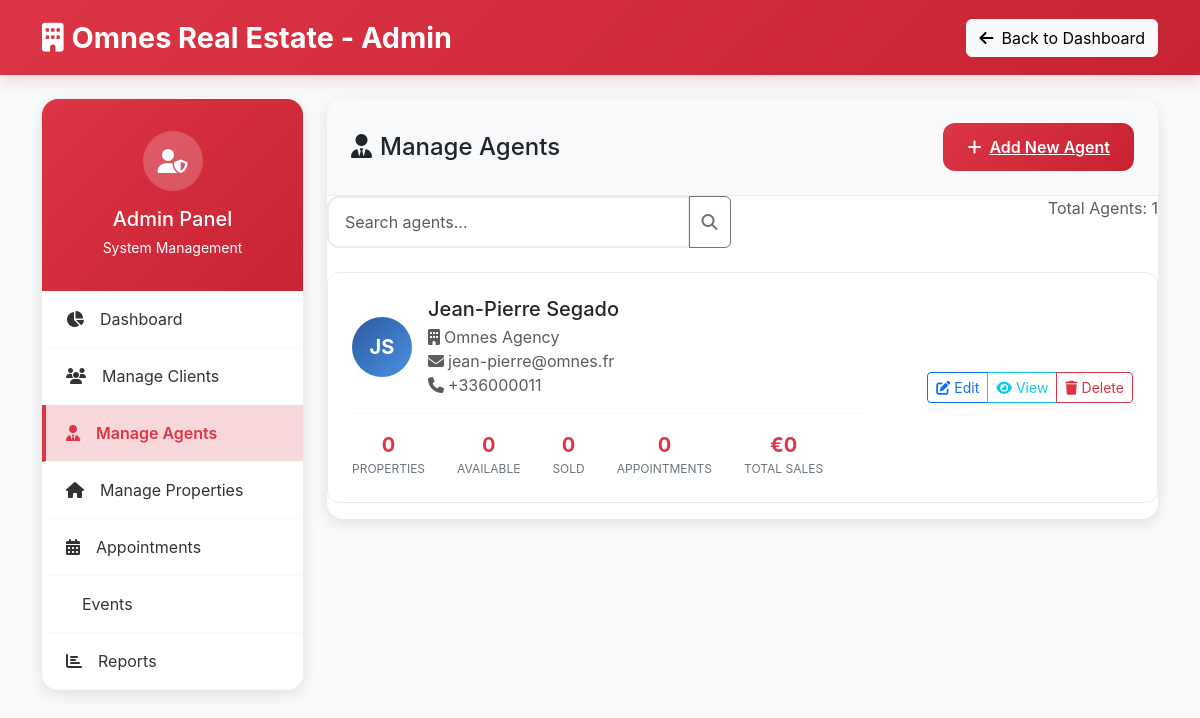
Before: /src/admin/manage_agents.php (signed in) with the older database file.
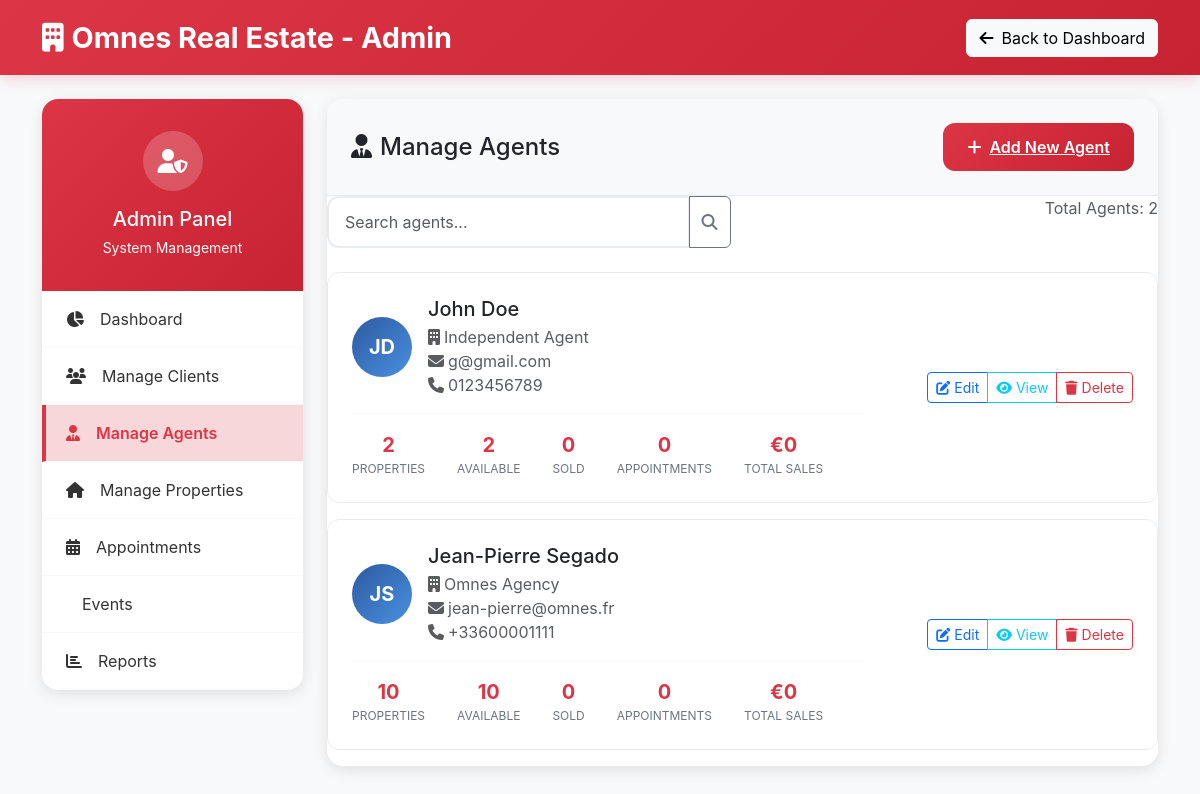
After: the same page with the newer database file.
### tables this page shows
CREATE TABLE agents (
    user_id INT PRIMARY KEY,
    cv_file_path VARCHAR(255) DEFAULT '',
    profile_picture_path VARCHAR(255) DEFAULT NULL,
    agency_name VARCHAR(255) NOT NULL DEFAULT 'Independent Agent',
    agency_email VARCHAR(100) DEFAULT '',
    license_number VARCHAR(50) DEFAULT '',
    languages_spoken JSON DEFAULT NULL,
    years_experience INT DEFAULT 0,
    commission_rate DECIMAL(5,2) DEFAULT 0.00,
    bio TEXT DEFAULT NULL,
    average_rating DECIMAL(3,2) DEFAULT 0.00,
    total_sales DECIMAL(15,2) DEFAULT 0.00,
    total_transactions INT DEFAULT 0,
    UNIQUE KEY agency_email (agency_email),
    FOREIGN KEY (user_id) REFERENCES users(id) ON DELETE CASCADE
);

CREATE TABLE users (
    id INT AUTO_INCREMENT PRIMARY KEY,
    first_name VARCHAR(50) NOT NULL,
    last_name VARCHAR(50) NOT NULL,
    email VARCHAR(100) NOT NULL UNIQUE,
    password_hash VARCHAR(255) NOT NULL,
    role ENUM('admin', 'client', 'agent') NOT NULL DEFAULT 'client',
    phone VARCHAR(15) NOT NULL,
    created_at TIMESTAMP DEFAULT CURRENT_TIMESTAMP,
    updated_at TIMESTAMP DEFAULT CURRENT_TIMESTAMP ON UPDATE CURRENT_TIMESTAMP
);

### src/admin/manage_agents.php (the view, shortened to what the changed rows need)
<?php
$database = Database::getInstance();
$db = $database->getConnection();
$agents = [];
try {
    $query = "
        SELECT
            u.*,
            a.*,
            COUNT(DISTINCT p.id) as total_properties,
            COUNT(DISTINCT CASE WHEN p.status = 'available' THEN p.id END) as available_properties,
            COUNT(DISTINCT CASE WHEN p.status = 'sold' THEN p.id END) as sold_properties,
            COUNT(DISTINCT ap.id) as total_appointments,
            COUNT(DISTINCT CASE WHEN ap.status = 'scheduled' AND ap.appointment_date >= NOW() THEN ap.id END) as upcoming_appointments,
            COALESCE(SUM(CASE WHEN p.status = 'sold' THEN p.price END), 0) as total_sales
        FROM users u
        INNER JOIN agents a ON u.id = a.user_id
        LEFT JOIN properties p ON u.id = p.agent_id
        LEFT JOIN appointments ap ON u.id = ap.agent_id
        WHERE u.role = 'agent'
        GROUP BY u.id
        ORDER BY u.created_at DESC
    ";
    $stmt = $db->prepare($query);
    $stmt->execute();
    $agents = $stmt->fetchAll(PDO::FETCH_ASSOC);
} catch (Exception $e) {
    error_log("Fetch agents error: " . $e->getMessage());
    $error = 'Error loading agents.';
}
?>
<!DOCTYPE html>
<html lang="en">
<head>
    <link href="https://cdnjs.cloudflare.com/ajax/libs/bootstrap/5.3.0/css/bootstrap.min.css" rel="stylesheet">
    <link href="https://cdnjs.cloudflare.com/ajax/libs/font-awesome/6.4.0/css/all.min.css" rel="stylesheet">
</head>
<body>
    <div class="container mt-4">
        <div class="row">
            <div class="col-lg-9">
                <div class="content-card">
                    <div class="content-card-header">
                        <div class="d-flex justify-content-between align-items-center">
                            <h1 class="h4 mb-0">
                                <i class="fas fa-user-tie me-2"></i>Manage Agents
                            </h1>
                        </div>
                    </div>
                    <div class="card-body">
                        <div class="row mb-4">
                            <div class="col-md-6 text-end">
                                <span class="text-muted">Total Agents: <?= count($agents) ?></span>
                            </div>
                        </div>
                        <?php if (empty($agents)): ?>
                            <div class="text-center py-5">
                                <i class="fas fa-user-tie fa-3x text-muted mb-3"></i>
                                <p class="text-muted">No agents found.</p>
                            </div>
                        <?php else: ?>
                            <?php foreach ($agents as $agent): ?>
                                <div class="agent-card">
                                    <div class="row align-items-center">
                                        <div class="col-md-8">
                                            <div class="d-flex align-items-center">
                                                <div class="agent-avatar me-3">
                                                    <?= strtoupper(substr($agent['first_name'], 0, 1) . substr($agent['last_name'], 0, 1)) ?>
                                                </div>
                                                <div>
                                                    <h5 class="mb-1"><?= htmlspecialchars($agent['first_name'] . ' ' . $agent['last_name']) ?></h5>
                                                    <p class="text-muted mb-0">
                                                        <i class="fas fa-building me-1"></i><?= htmlspecialchars($agent['agency_name']) ?><br>
                                                        <i class="fas fa-envelope me-1"></i><?= htmlspecialchars($agent['email']) ?><br>
                                                        <i class="fas fa-phone me-1"></i><?= htmlspecialchars($agent['phone']) ?>
                                                    </p>
                                                </div>
                                            </div>
                                            <div class="agent-stats">
                                                <div class="stat-item">
                                                    <div class="stat-value"><?= $agent['total_properties'] ?></div>
                                                    <div class="stat-label">Properties</div>
                                                </div>
                                                <div class="stat-item">
                                                    <div class="stat-value"><?= $agent['available_properties'] ?></div>
                                                    <div class="stat-label">Available</div>
                                                </div>
                                                <div class="stat-item">
                                                    <div class="stat-value"><?= $agent['sold_properties'] ?></div>
                                                    <div class="stat-label">Sold</div>
                                                </div>
                                                <div class="stat-item">
                                                    <div class="stat-value"><?= $agent['upcoming_appointments'] ?></div>
                                                    <div class="stat-label">Appointments</div>
                                                </div>
                                                <div class="stat-item">
                                                    <div class="stat-value">€<?= number_format($agent['total_sales'], 0, ',', ' ') ?></div>
                                                    <div class="stat-label">Total Sales</div>
                                                </div>
                                            </div>
                                        </div>
                                        <div class="col-md-4 text-end">
                                            <div class="btn-group">
                                                <a href="edit_agent.php?id=<?= $agent['user_id'] ?>" class="btn btn-outline-primary btn-sm">
                                                    <i class="fas fa-edit"></i> Edit
                                                </a>
                                                <a href="view_agent.php?id=<?= $agent['user_id'] ?>" class="btn btn-outline-info btn-sm">
                                                    <i class="fas fa-eye"></i> View
                                                </a>
                                                <button type="button" class="btn btn-outline-danger btn-sm"
                                                        onclick="confirmDelete(<?= $agent['user_id'] ?>, '<?= htmlspecialchars($agent['first_name'] . ' ' . $agent['last_name']) ?>')">
                                                    <i class="fas fa-trash"></i> Delete
                                                </button>
                                            </div>
                                        </div>
                                    </div>
                                </div>
                            <?php endforeach; ?>
                        <?php endif; ?>
                    </div>
                </div>
            </div>
        </div>
    </div>
</body>
</html>

Changed rows visible on the page:
added agents: user_id.last_name "JD", user_id.last_name "John Doe", agency_name "Independent Agent", user_id.email "g@gmail.com", user_id.phone "0123456789", total_properties "2", available_properties "2", sold_properties "0", upcoming_appointments "0", total_sales "0"
changed agents "Omnes Agency": user_id.phone "+336000011" → "+33600001111"; total_properties "0" → "10"; available_properties "0" → "10"
Other visible differences:
count($agents): "1" → "2"
